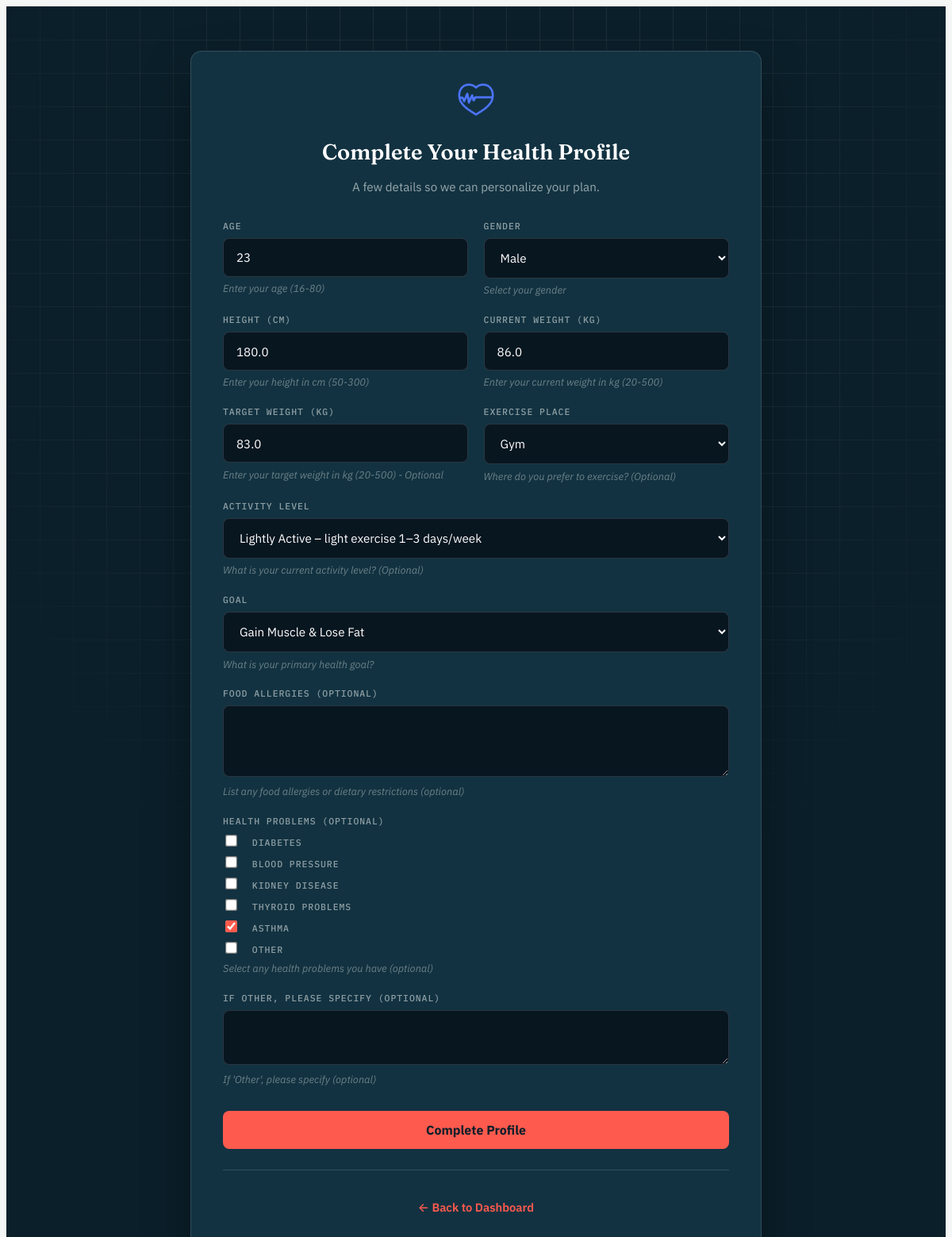
The page /complete-profile/ (signed in) on the database its author committed.
### mainapp/models.py (models this page shows, shortened)
class Profile(models.Model):
    GENDER_CHOICES = [
        ('M', 'Male'),
        ('F', 'Female'),
        ('O', 'Other'),
    ]
    GOAL_CHOICES = [
        ('lose_weight', 'Lose Weight'),
        ('maintain_weight', 'Maintain Weight'),
        ('build_muscle', 'Gain Muscle'),
        ('both', 'Gain Muscle & Lose Fat'),
        ('improve_fitness', 'Improve Fitness'),
    ]
    EXERCISE_PLACE_CHOICES = [
        ('gym', 'Gym'),
        ('home', 'Home'),
        ('outdoor', 'Outdoor'),
    ]
    ACTIVITY_LEVEL_CHOICES = [
        ('sedentary', 'Sedentary – little or no exercise'),
        ('lightly_active', 'Lightly Active – light exercise 1–3 days/week'),
        ('moderately_active', 'Moderately Active – moderate exercise 3–5 days/week'),
        ('very_active', 'Very Active – hard exercise 6–7 days/week'),
        ('extra_active', 'Extra Active – intense training or physical job'),
    ]
    user = models.OneToOneField(User, on_delete=models.CASCADE, related_name='profile')
    age = models.IntegerField(null=True, blank=True)
    height = models.FloatField(null=True, blank=True)
    current_weight = models.FloatField(null=True, blank=True, help_text='Current weight in kg')
    target_weight = models.FloatField(null=True, blank=True, help_text='Target weight in kg')
    gender = models.CharField(max_length=1, choices=GENDER_CHOICES, null=True, blank=True)
    food_allergies = models.TextField(max_length=500, blank=True, null=True)
    goal = models.CharField(max_length=20, choices=GOAL_CHOICES, null=True, blank=True)
    exercise_place = models.CharField(max_length=10, choices=EXERCISE_PLACE_CHOICES, null=True, blank=True, help_text='Preferred exercise location')
    activity_level = models.CharField(max_length=20, choices=ACTIVITY_LEVEL_CHOICES, null=True, blank=True, help_text='Your current activity level')
    health_problems = models.JSONField(default=list, blank=True, help_text='List of health problems/conditions')
    other_health_problems = models.TextField(max_length=500, blank=True, null=True,
                                             help_text='Specify other health problems not listed above')
    weight_loss_plan = models.TextField(blank=True, null=True)
    start_tracking_date = models.DateField(null=True, blank=True)

### mainapp/views.py (the view)
# urls.py: path("complete-profile/", views.complete_profile_view, name="complete_profile"),
@login_required
def complete_profile_view(request):
    if not hasattr(request.user, 'profile'):
        from .models import Profile
        profile = Profile.objects.create(user=request.user)
    else:
        profile = request.user.profile
    if request.method == "POST":
        form = ProfileForm(request.POST, instance=profile)
        if form.is_valid():
            profile = form.save()
            try:
                profile_data = {
                    'age': profile.age,
                    'height': profile.height,
                    'current_weight': profile.current_weight,
                    'target_weight': profile.target_weight,
                    'gender': profile.gender,
                    'goal': profile.goal,
                    'exercise_place': profile.exercise_place,
                    'activity_level': profile.activity_level,
                    'food_allergies': profile.food_allergies or 'None',
                    'health_problems': profile.health_problems or [],
                    'other_health_problems': profile.other_health_problems or 'None',
                    'bmi': profile.bmi
                }
                try:
                    calories_target, _ = calculate_calorie_target(profile)
                    goal_weeks, goal_months = estimate_goal_time(profile, calories_target)
                    profile_data['goal_timeline_weeks'] = goal_weeks
                    profile_data['goal_timeline_months'] = goal_months
                except Exception:
                    pass
                ai_service = AIPlan()
                weight_loss_plan = ai_service.generate_plan(profile_data)
                profile.weight_loss_plan = weight_loss_plan
                profile.save()
            except Exception as e:
                print(f"Error generating weight loss plan: {e}")
            return redirect("dashboard")
        else:
            return render(request, "mainapp/complete_profile.html", {
                "form": form,
                "errors": "Please correct the errors below."
            })
    else:
        form = ProfileForm(instance=profile)
    return render(request, "mainapp/complete_profile.html", {"form": form})

### mainapp/templates/mainapp/complete_profile.html (shortened to what this page needs)
<!DOCTYPE html>
<html>
<head>
    {% load static %}
    <link href="{% static 'css/site.css' %}" rel="stylesheet">
</head>
<body>
    <div class="auth-shell">
        <div class="auth-card auth-card-wide">
            <div class="auth-logo">
                <img src="{% static 'heart logo.png' %}" alt="Smart Health Companion">
            </div>
            <h2>Complete Your Health Profile</h2>
            <p class="auth-subtext">A few details so we can personalize your plan.</p>
            <form method="POST">
                <div class="form-row">
                    <div class="form-group">
                        <label for="{{ form.age.id_for_label }}">{{ form.age.label }}</label>
                        {{ form.age }}
                        {% if form.age.help_text %}<small>{{ form.age.help_text }}</small>{% endif %}
                    </div>
                    <div class="form-group">
                        <label for="{{ form.gender.id_for_label }}">{{ form.gender.label }}</label>
                        {{ form.gender }}
                        {% if form.gender.help_text %}<small>{{ form.gender.help_text }}</small>{% endif %}
                    </div>
                </div>
                <div class="form-row">
                    <div class="form-group">
                        <label for="{{ form.height.id_for_label }}">{{ form.height.label }} (cm)</label>
                        {{ form.height }}
                        {% if form.height.help_text %}<small>{{ form.height.help_text }}</small>{% endif %}
                    </div>
                    <div class="form-group">
                        <label for="{{ form.current_weight.id_for_label }}">{{ form.current_weight.label }} (kg)</label>
                        {{ form.current_weight }}
                        {% if form.current_weight.help_text %}<small>{{ form.current_weight.help_text }}</small>{% endif %}
                    </div>
                </div>
                <div class="form-row">
                    <div class="form-group">
                        <label for="{{ form.target_weight.id_for_label }}">{{ form.target_weight.label }} (kg)</label>
                        {{ form.target_weight }}
                        {% if form.target_weight.help_text %}<small>{{ form.target_weight.help_text }}</small>{% endif %}
                    </div>
                    <div class="form-group">
                        <label for="{{ form.exercise_place.id_for_label }}">{{ form.exercise_place.label }}</label>
                        {{ form.exercise_place }}
                        {% if form.exercise_place.help_text %}<small>{{ form.exercise_place.help_text }}</small>{% endif %}
                    </div>
                </div>
                <div class="form-group">
                    <label for="{{ form.activity_level.id_for_label }}">{{ form.activity_level.label }}</label>
                    {{ form.activity_level }}
                    {% if form.activity_level.help_text %}<small>{{ form.activity_level.help_text }}</small>{% endif %}
                </div>
                <div class="form-group">
                    <label for="{{ form.goal.id_for_label }}">{{ form.goal.label }}</label>
                    {{ form.goal }}
                    {% if form.goal.help_text %}<small>{{ form.goal.help_text }}</small>{% endif %}
                </div>
                <div class="form-group">
                    <label for="{{ form.food_allergies.id_for_label }}">{{ form.food_allergies.label }} (Optional)</label>
                    {{ form.food_allergies }}
                    {% if form.food_allergies.help_text %}<small>{{ form.food_allergies.help_text }}</small>{% endif %}
                </div>
                <div class="form-group">
                    <label for="{{ form.health_problems.id_for_label }}">Health Problems (Optional)</label>
                    {{ form.health_problems }}
                    {% if form.health_problems.help_text %}<small>{{ form.health_problems.help_text }}</small>{% endif %}
                </div>
                <div class="form-group">
                    <label for="{{ form.other_health_problems.id_for_label }}">If Other, please specify (Optional)</label>
                    {{ form.other_health_problems }}
                    {% if form.other_health_problems.help_text %}<small>{{ form.other_health_problems.help_text }}</small>{% endif %}
                </div>
                <button type="submit" class="submit-btn">Complete Profile</button>
            </form>
            <div class="auth-links">
                <p><a href="{% url 'dashboard' %}">← Back to Dashboard</a></p>
            </div>
        </div>
    </div>
</body>
</html>

### mainapp/static/css/site.css (style rules this page uses)
:root { --navy: #0B1F2A; --navy-2: #123241; --navy-3: #081620; --paper: #F4F7F5; --paper-2: #E9EFEC; --ink: #10262B; --ink-soft: #4C6169; --coral: #FF5A4E; --coral-dark: #E14336; --teal: #1B7A72; --line-on-dark: rgba(244, 247, 245, 0.14); --line-on-light: rgba(16, 38, 43, 0.12); }
* { box-sizing: border-box; }
body { font-family: 'IBM Plex Sans', -apple-system, BlinkMacSystemFont, sans-serif; color: var(--ink); background: var(--paper); }
h1, h2, h3 { font-family: 'Fraunces', Georgia, serif; }
a { color: inherit; }
.auth-shell { position: relative; min-height: 100vh; background: var(--navy); overflow: hidden; padding: 3.5rem 1.5rem; display: flex; align-items: center; justify-content: center; }
.auth-card { position: relative; z-index: 2; width: 100%; max-width: 460px; background: var(--navy-2); border: 1px solid var(--line-on-dark); border-radius: 14px; padding: 2.5rem; box-shadow: 0 30px 60px rgba(0, 0, 0, 0.35); }
.auth-card.auth-card-wide { max-width: 720px; }
.auth-logo { text-align: center; margin-bottom: 1.5rem; }
.auth-logo img { width: 46px; height: auto; }
.auth-card h2 { text-align: center; color: #fff; font-size: 1.7rem; font-weight: 600; margin: 0 0 0.6rem; }
.auth-subtext { text-align: center; color: rgba(244, 247, 245, 0.6); font-size: 0.95rem; margin-bottom: 1.8rem; line-height: 1.6; }
.form-group { margin-bottom: 1.3rem; position: relative; }
.form-group label { display: block; margin-bottom: 0.5rem; font-family: 'IBM Plex Mono', monospace; font-size: 0.72rem; font-weight: 500; letter-spacing: 0.08em; text-transform: uppercase; color: rgba(244, 247, 245, 0.55); }
.form-group input, .form-group select, .form-group textarea { width: 100%; padding: 0.85rem 1rem; border: 1px solid var(--line-on-dark); border-radius: 8px; font-size: 0.95rem; font-family: 'IBM Plex Sans', sans-serif; background: var(--navy-3); color: #fff; transition: border-color 0.25s ease, box-shadow 0.25s ease; }
.form-group input::placeholder, .form-group textarea::placeholder { color: rgba(244, 247, 245, 0.35); }
.form-group small { display: block; margin-top: 0.4rem; color: rgba(244, 247, 245, 0.4); font-size: 0.8rem; font-style: italic; }
.form-row { display: grid; grid-template-columns: 1fr 1fr; gap: 1.2rem; }
.submit-btn { width: 100%; background: var(--coral); color: var(--navy); padding: 0.9rem 1.5rem; border: none; border-radius: 8px; font-family: 'IBM Plex Sans', sans-serif; font-weight: 700; font-size: 1rem; cursor: pointer; margin-top: 0.6rem; transition: all 0.25s ease; }
.auth-links { text-align: center; margin-top: 1.6rem; padding-top: 1.4rem; border-top: 1px solid var(--line-on-dark); font-size: 0.92rem; color: rgba(244, 247, 245, 0.55); }
.auth-links a { color: var(--coral); text-decoration: none; font-weight: 600; }

### mainapp/templates/mainapp/complete_profile.html (style rules this page uses)
.form-group input[type="checkbox"] { width: auto; margin-right: 0.75rem; transform: scale(1.15); accent-color: var(--coral); }

### rows shown on the page
Profile: age "23", gender "Male", height "180.0", current_weight "86.0", target_weight "83.0", exercise_place "Gym", activity_level "Lightly Active – light exercise 1–3 days/week", goal "Gain Muscle & Lose Fat", health_problems "☐ ☐ ☐ ☐ ☑ ☐"
